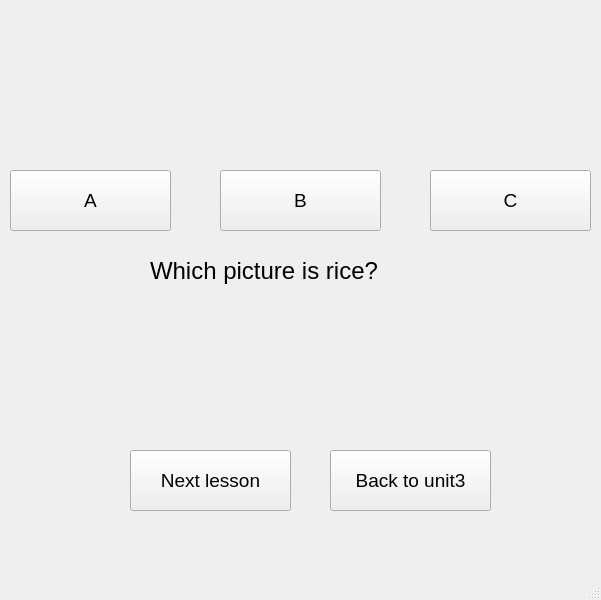
<?xml version="1.0" encoding="UTF-8"?>
<ui version="4.0">
 <class>MainWindow</class>
 <widget class="QMainWindow" name="MainWindow">
  <property name="geometry">
   <rect>
    <x>0</x>
    <y>0</y>
    <width>601</width>
    <height>600</height>
   </rect>
  </property>
  <property name="windowTitle">
   <string>MainWindow</string>
  </property>
  <widget class="QWidget" name="centralwidget">
   <widget class="QLabel" name="label_3">
    <property name="geometry">
     <rect>
      <x>10</x>
      <y>10</y>
      <width>161</width>
      <height>141</height>
     </rect>
    </property>
    <property name="text">
     <string/>
    </property>
    <property name="pixmap">
     <pixmap>../PTI picture SPCK/soup.webp</pixmap>
    </property>
    <property name="scaledContents">
     <bool>true</bool>
    </property>
   </widget>
   <widget class="QLabel" name="label">
    <property name="geometry">
     <rect>
      <x>430</x>
      <y>10</y>
      <width>161</width>
      <height>141</height>
     </rect>
    </property>
    <property name="text">
     <string/>
    </property>
    <property name="pixmap">
     <pixmap>../PTI picture SPCK/fish.webp</pixmap>
    </property>
    <property name="scaledContents">
     <bool>true</bool>
    </property>
   </widget>
   <widget class="QLabel" name="label_2">
    <property name="geometry">
     <rect>
      <x>220</x>
      <y>10</y>
      <width>161</width>
      <height>141</height>
     </rect>
    </property>
    <property name="text">
     <string/>
    </property>
    <property name="pixmap">
     <pixmap>../PTI picture SPCK/rice.jpg</pixmap>
    </property>
    <property name="scaledContents">
     <bool>true</bool>
    </property>
   </widget>
   <widget class="QLabel" name="label_5">
    <property name="geometry">
     <rect>
      <x>150</x>
      <y>240</y>
      <width>281</width>
      <height>61</height>
     </rect>
    </property>
    <property name="font">
     <font>
      <pointsize>18</pointsize>
     </font>
    </property>
    <property name="text">
     <string>Which picture is rice?</string>
    </property>
   </widget>
   <widget class="QPushButton" name="pushButton_5">
    <property name="geometry">
     <rect>
      <x>330</x>
      <y>450</y>
      <width>161</width>
      <height>61</height>
     </rect>
    </property>
    <property name="font">
     <font>
      <pointsize>14</pointsize>
     </font>
    </property>
    <property name="text">
     <string>Back to unit3</string>
    </property>
   </widget>
   <widget class="QPushButton" name="pushButton_7">
    <property name="geometry">
     <rect>
      <x>130</x>
      <y>450</y>
      <width>161</width>
      <height>61</height>
     </rect>
    </property>
    <property name="font">
     <font>
      <pointsize>14</pointsize>
     </font>
    </property>
    <property name="text">
     <string>Next lesson</string>
    </property>
   </widget>
   <widget class="QPushButton" name="pushButton_8">
    <property name="geometry">
     <rect>
      <x>430</x>
      <y>170</y>
      <width>161</width>
      <height>61</height>
     </rect>
    </property>
    <property name="font">
     <font>
      <pointsize>14</pointsize>
     </font>
    </property>
    <property name="text">
     <string>C</string>
    </property>
   </widget>
   <widget class="QPushButton" name="pushButton_9">
    <property name="geometry">
     <rect>
      <x>220</x>
      <y>170</y>
      <width>161</width>
      <height>61</height>
     </rect>
    </property>
    <property name="font">
     <font>
      <pointsize>14</pointsize>
     </font>
    </property>
    <property name="text">
     <string>B</string>
    </property>
   </widget>
   <widget class="QPushButton" name="pushButton_10">
    <property name="geometry">
     <rect>
      <x>10</x>
      <y>170</y>
      <width>161</width>
      <height>61</height>
     </rect>
    </property>
    <property name="font">
     <font>
      <pointsize>14</pointsize>
     </font>
    </property>
    <property name="text">
     <string>A</string>
    </property>
   </widget>
  </widget>
  <widget class="QMenuBar" name="menubar">
   <property name="geometry">
    <rect>
     <x>0</x>
     <y>0</y>
     <width>601</width>
     <height>26</height>
    </rect>
   </property>
  </widget>
  <widget class="QStatusBar" name="statusbar"/>
 </widget>
 <resources/>
 <connections/>
</ui>
